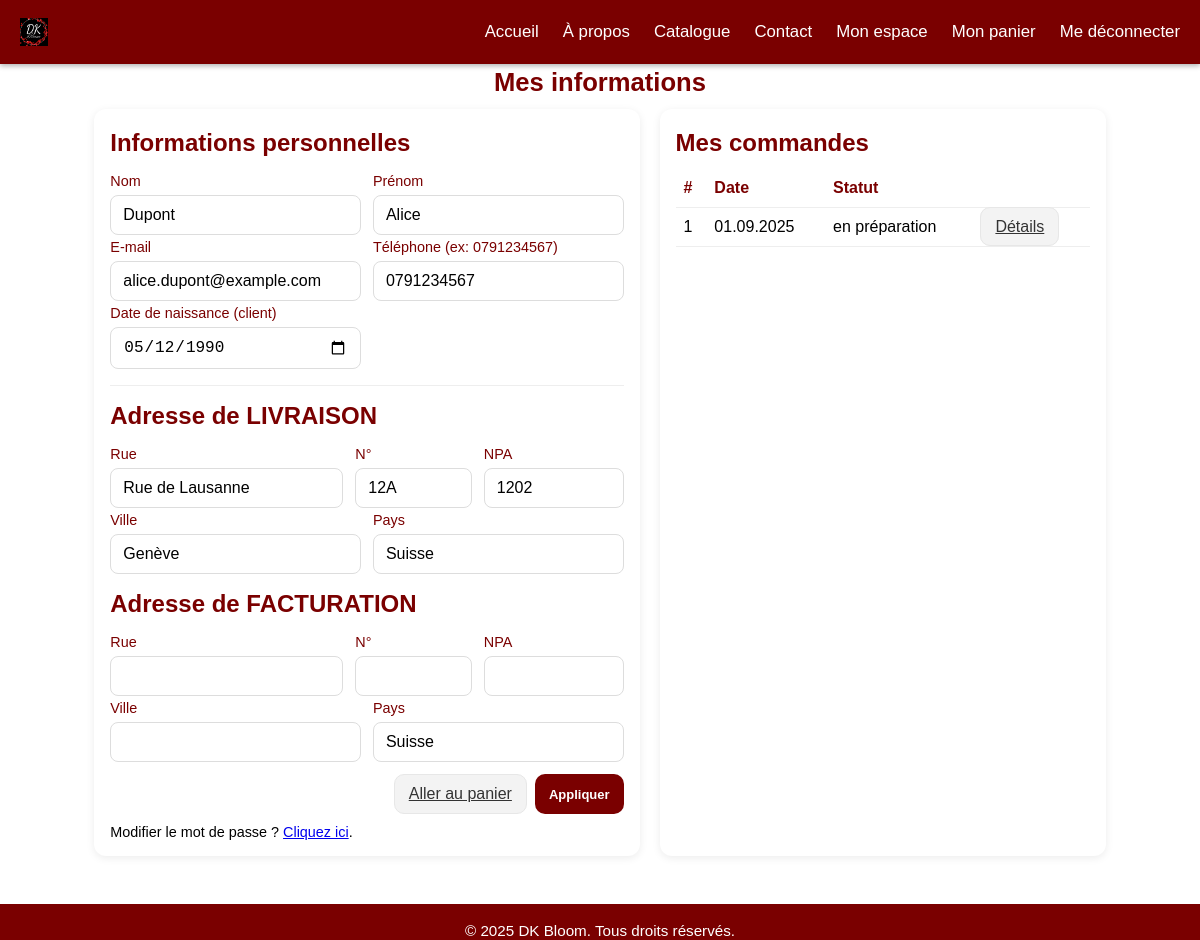
Screenshot of /pages/info_perso.php (signed in) with the database file from the repository.
### tables this page shows
CREATE TABLE `PERSONNE` (
                            `PER_ID`        BIGINT PRIMARY KEY AUTO_INCREMENT,
                            `PER_NOM`       VARCHAR(50)  NOT NULL,
                            `PER_PRENOM`    VARCHAR(30)  NOT NULL,
                            `PER_EMAIL`     VARCHAR(50)  NOT NULL,
                            `PER_MDP`       VARCHAR(100) NOT NULL,
                            `PER_NUM_TEL`   CHAR(10)     NOT NULL,
                            CONSTRAINT `UK_PERSONNE_EMAIL` UNIQUE (`PER_EMAIL`),
                            CONSTRAINT `UK_PERSONNE_TEL`   UNIQUE (`PER_NUM_TEL`),

     
                            CONSTRAINT `CK_PERSONNE_TEL`
                                CHECK (`PER_NUM_TEL` REGEXP '^0[0-9]{9}$'),

   
  CONSTRAINT `CK_PERSONNE_EMAIL`
    CHECK (`PER_EMAIL` REGEXP '^[A-Za-z0-9._%+-]+@[A-Za-z0-9.-]+[.][A-Za-z]{2,}$'),

   
   
  CONSTRAINT `CK_PERSONNE_MDP_MINLEN`
    CHECK (CHAR_LENGTH(`PER_MDP`) >= 8)
);

CREATE TABLE `CLIENT` (
                          `PER_ID` BIGINT PRIMARY KEY,
                          `CLI_DATENAISSANCE` DATE NULL,
                          `CLI_NB_POINTS_FIDELITE` INT NOT NULL DEFAULT 0,
                          CONSTRAINT `FK_CLIENT_PERSONNE`
                              FOREIGN KEY (`PER_ID`) REFERENCES `PERSONNE`(`PER_ID`)
                                  ON UPDATE RESTRICT ON DELETE RESTRICT,
     
                          CONSTRAINT `CK_CLIENT_POINTS_NON_NEGATIFS`
                              CHECK (`CLI_NB_POINTS_FIDELITE` >= 0)
);

CREATE TABLE `ADRESSE` (
                           `ADR_ID`   BIGINT PRIMARY KEY AUTO_INCREMENT,
                           `ADR_RUE`  VARCHAR(150) NOT NULL,
                           `ADR_NUMERO` VARCHAR(10) NOT NULL,
                           `ADR_NPA`  VARCHAR(6)   NOT NULL,
                           `ADR_VILLE` VARCHAR(120) NOT NULL,
                           `ADR_PAYS`  VARCHAR(120) NOT NULL,
                           `ADR_TYPE`  ENUM('LIVRAISON','FACTURATION') NOT NULL,
                           CONSTRAINT `CK_ADRESSE_NPA`
                               CHECK (`ADR_NPA` REGEXP '^[0-9]{3,6}$')
    );

CREATE TABLE `COMMANDE` (
                            `COM_ID` BIGINT PRIMARY KEY AUTO_INCREMENT,
                            `PER_ID` BIGINT NOT NULL,
                            `LIV_ID` BIGINT NULL,
                            `RAB_ID` BIGINT NULL,
                            `PAI_ID` BIGINT NULL,   
                            `COM_STATUT` ENUM('en préparation','expédiée','livrée','en attente d''expédition','annulée') NOT NULL DEFAULT 'en préparation',
                            `COM_DATE` DATE NOT NULL,
                            `COM_DESCRIPTION` TEXT NULL,
                            `COM_PTS_CUMULE` INT NOT NULL DEFAULT 0,
                            CONSTRAINT `CK_COM_PTS_NON_NEG` CHECK (`COM_PTS_CUMULE` >= 0),
                            CONSTRAINT `FK_COM_CLIENT`
                                FOREIGN KEY (`PER_ID`) REFERENCES `CLIENT`(`PER_ID`)
                                    ON UPDATE RESTRICT ON DELETE RESTRICT,
                            CONSTRAINT `FK_COM_LIVRAISON`
                                FOREIGN KEY (`LIV_ID`) REFERENCES `LIVRAISON`(`LIV_ID`)
                                    ON UPDATE CASCADE ON DELETE SET NULL,
                            CONSTRAINT `FK_COM_RABAIS`
                                FOREIGN KEY (`RAB_ID`) REFERENCES `RABAIS`(`RAB_ID`)
                                    ON UPDATE CASCADE ON DELETE SET NULL,
                            CONSTRAINT `FK_COM_PAIEMENT`
                                FOREIGN KEY (`PAI_ID`) REFERENCES `PAIEMENT`(`PAI_ID`)
                                    ON UPDATE CASCADE ON DELETE SET NULL
);

### pages/info_perso.php (the view, shortened to what this page needs)
<?php
$dir  = rtrim(dirname($_SERVER['PHP_SELF'] ?? $_SERVER['SCRIPT_NAME']), '/\\');
$BASE = ($dir === '' || $dir === '.') ? '/' : $dir . '/';
$perId = (int)$_SESSION['per_id'];
$pdo = require __DIR__ . '/../database/config/connexionBDD.php';
function h($s){ return htmlspecialchars((string)$s, ENT_QUOTES, 'UTF-8'); }
function fetchOne(PDO $pdo, string $sql, array $p){ $st=$pdo->prepare($sql); $st->execute($p); return $st->fetch(PDO::FETCH_ASSOC) ?: null; }
$personne = fetchOne($pdo,
    "SELECT PER_NOM, PER_PRENOM, PER_EMAIL, PER_NUM_TEL FROM PERSONNE WHERE PER_ID=:id",
    [':id'=>$perId]
) ?: ['PER_NOM'=>'','PER_PRENOM'=>'','PER_EMAIL'=>'','PER_NUM_TEL'=>''];
$client   = fetchOne($pdo,
    "SELECT CLI_DATENAISSANCE FROM CLIENT WHERE PER_ID=:id",
    [':id'=>$perId]
) ?: ['CLI_DATENAISSANCE'=>null];
$sqlAdr = "SELECT A.ADR_ID, A.ADR_RUE, A.ADR_NUMERO, A.ADR_NPA, A.ADR_VILLE, A.ADR_PAYS, A.ADR_TYPE
           FROM ADRESSE A
           JOIN CLIENT_ADRESSE CA ON CA.ADR_ID = A.ADR_ID
           WHERE CA.PER_ID = :id AND A.ADR_TYPE = :type
           ORDER BY A.ADR_ID DESC LIMIT 1";
$adrLiv  = fetchOne($pdo, $sqlAdr, [':id'=>$perId, ':type'=>'LIVRAISON']) ?: [
    'ADR_ID'=>null,'ADR_RUE'=>'','ADR_NUMERO'=>'','ADR_NPA'=>'','ADR_VILLE'=>'','ADR_PAYS'=>'Suisse','ADR_TYPE'=>'LIVRAISON'
];
$adrFac  = fetchOne($pdo, $sqlAdr, [':id'=>$perId, ':type'=>'FACTURATION']) ?: [
    'ADR_ID'=>null,'ADR_RUE'=>'','ADR_NUMERO'=>'','ADR_NPA'=>'','ADR_VILLE'=>'','ADR_PAYS'=>'Suisse','ADR_TYPE'=>'FACTURATION'
];
$st = $pdo->prepare("SELECT COM_ID, COM_DATE, COM_STATUT
                     FROM COMMANDE
                     WHERE PER_ID = :id
                     ORDER BY COM_DATE DESC, COM_ID DESC");
$st->execute([':id'=>$perId]);
$orders = $st->fetchAll(PDO::FETCH_ASSOC);
?>
<!DOCTYPE html>
<html lang="fr">
<head>
    <link rel="stylesheet" href="<?= $BASE ?>css/style_header_footer.css">
    <link rel="stylesheet" href="<?= $BASE ?>css/styleCatalogue.css">
    <link rel="stylesheet" href="<?= $BASE ?>css/styleInfoPerso.css">
</head>
<body>
<?php include __DIR__ . '/includes/header.php'; ?>
<main class="container page-profile" aria-label="Mes informations">
    <h1 class="section-title" style="font-size:1.6rem">Mes informations</h1>
    <div class="grid">
        <section class="card" aria-label="Profil">
            <h2 class="section-title">Informations personnelles</h2>
            <form method="post">
                <div class="form-row">
                    <div class="field">
                        <label for="nom">Nom</label>
                        <input id="nom" name="nom" required value="<?= h($personne['PER_NOM']) ?>">
                    </div>
                    <div class="field">
                        <label for="prenom">Prénom</label>
                        <input id="prenom" name="prenom" required value="<?= h($personne['PER_PRENOM']) ?>">
                    </div>
                </div>
                <div class="form-row">
                    <div class="field">
                        <label for="email">E-mail</label>
                        <input type="email" id="email" name="email" required value="<?= h($personne['PER_EMAIL']) ?>">
                    </div>
                    <div class="field">
                        <label for="tel">Téléphone (ex: 0791234567)</label>
                        <input id="tel" name="tel" pattern="0[0-9]{9}" value="<?= h($personne['PER_NUM_TEL']) ?>">
                    </div>
                </div>
                <div class="form-row">
                    <div class="field">
                        <label for="dnaiss">Date de naissance (client)</label>
                        <input type="date" id="dnaiss" name="dnaiss"
                               value="<?= h($client['CLI_DATENAISSANCE'] ? substr($client['CLI_DATENAISSANCE'],0,10) : '') ?>">
                    </div>
                    <div class="field"></div>
                </div>
                <hr style="margin:16px 0;border:0;border-top:1px solid #eee">
                <h2 class="section-title">Adresse de LIVRAISON</h2>
                <div class="form-row-3">
                    <div class="field">
                        <label>Rue</label>
                        <input name="livraison[rue]" value="<?= h($adrLiv['ADR_RUE']) ?>">
                    </div>
                    <div class="field">
                        <label>N°</label>
                        <input name="livraison[numero]" value="<?= h($adrLiv['ADR_NUMERO']) ?>">
                    </div>
                    <div class="field">
                        <label>NPA</label>
                        <input name="livraison[npa]" value="<?= h($adrLiv['ADR_NPA']) ?>">
                    </div>
                </div>
                <div class="form-row">
                    <div class="field">
                        <label>Ville</label>
                        <input name="livraison[ville]" value="<?= h($adrLiv['ADR_VILLE']) ?>">
                    </div>
                    <div class="field">
                        <label>Pays</label>
                        <input name="livraison[pays]" value="<?= h($adrLiv['ADR_PAYS']) ?>">
                    </div>
                </div>
                <h2 class="section-title" style="margin-top:16px">Adresse de FACTURATION</h2>
                <div class="form-row-3">
                    <div class="field">
                        <label>Rue</label>
                        <input name="facturation[rue]" value="<?= h($adrFac['ADR_RUE']) ?>">
                    </div>
                    <div class="field">
                        <label>N°</label>
                        <input name="facturation[numero]" value="<?= h($adrFac['ADR_NUMERO']) ?>">
                    </div>
                    <div class="field">
                        <label>NPA</label>
                        <input name="facturation[npa]" value="<?= h($adrFac['ADR_NPA']) ?>">
                    </div>
                </div>
                <div class="form-row">
                    <div class="field">
                        <label>Ville</label>
                        <input name="facturation[ville]" value="<?= h($adrFac['ADR_VILLE']) ?>">
                    </div>
                    <div class="field">
                        <label>Pays</label>
                        <input name="facturation[pays]" value="<?= h($adrFac['ADR_PAYS']) ?>">
                    </div>
                </div>
                <div class="actions">
                    <a class="btn-secondary" href="<?= $BASE ?>commande.php">Aller au panier</a>
                    <button class="btn-primary" type="submit" name="update_profile" value="1">Appliquer</button>
                </div>
                <p style="margin-top:10px;font-size:.9rem">
                    Modifier le mot de passe ? <a href="<?= $BASE ?>modification_mdp.php">Cliquez ici</a>.
                </p>
            </form>
        </section>
        <aside class="card" aria-label="Mes commandes">
            <h2 class="section-title">Mes commandes</h2>
            <?php if (!$orders): ?>
                <p>Aucune commande pour l’instant.</p>
            <?php else: ?>
                <table class="orders">
                    <thead><tr><th>#</th><th>Date</th><th>Statut</th><th></th></tr></thead>
                    <tbody>
                    <?php foreach ($orders as $o): ?>
                        <tr>
                            <td><?= (int)$o['COM_ID'] ?></td>
                            <td><?= h(date('d.m.Y', strtotime($o['COM_DATE']))) ?></td>
                            <td><?= h($o['COM_STATUT']) ?></td>
                            <td><a class="btn-secondary" href="<?= $BASE ?>commande.php?com_id=<?= (int)$o['COM_ID'] ?>">Détails</a></td>
                        </tr>
                    <?php endforeach; ?>
                    </tbody>
                </table>
            <?php endif; ?>
        </aside>
    </div>
</main>
<?php include __DIR__ . '/includes/footer.php'; ?>
</body>
</html>

### pages/includes/header.php (shortened to what this page needs)
<?php
$dir  = rtrim(dirname($_SERVER['PHP_SELF'] ?? $_SERVER['SCRIPT_NAME']), '/\\');
$BASE = ($dir === '' || $dir === '.') ? '/' : $dir . '/';
$isLogged = !empty($_SESSION['per_id']);
?>
<header class="site-header">
    <div class="header">
        <a href="<?= $BASE ?>index.php" class="logo">
            <img src="<?= $BASE ?>img/logo.jpg" alt="DK Bloom" width="120">
        </a>
        <nav class="menu">
            <a href="<?= $BASE ?>index.php">Accueil</a>
            <a href="<?= $BASE ?>apropos.php">À propos</a>
            <a href="<?= $BASE ?>interface_selection_produit.php">Catalogue</a>
            <a href="<?= $BASE ?>contact.php">Contact</a>
            <?php if ($isLogged): ?>
                <a href="<?= $BASE ?>info_perso.php">Mon espace</a>
                <a href="<?= $BASE ?>commande.php">Mon panier</a>
                <a href="<?= $BASE ?>deconnexion.php">Me déconnecter</a>
            <?php else: ?>
                <a href="<?= $BASE ?>inscription.php">M'inscrire</a>
                <a href="<?= $BASE ?>interface_connexion.php">Me connecter</a>
            <?php endif; ?>
        </nav>
    </div>
</header>

### pages/includes/footer.php (shortened to what this page needs)
<footer class="site-footer" role="contentinfo">
    <div class="footer-inner">
        <p class="legal">© <?= date('Y') ?> DK Bloom. Tous droits réservés.</p>
    </div>
</footer>

### pages/css/style_header_footer.css (style rules this page uses)
:root { --brand:#7a0000; --container:1200px; --header-h:64px; }
* { margin:0;padding:0;box-sizing:border-box }
html,body { height:100% }
body { min-height:100%; display:flex; flex-direction:column; font-family:Arial, sans-serif; padding-top:var(--header-h); }
main { flex:1 }
.container { max-width:var(--container);margin:0 auto;padding:0 16px }
.site-header { position:fixed; inset:0 0 auto 0; height:var(--header-h); background:var(--brand); color:#fff; z-index:1000; box-shadow:0 2px 5px rgba(0,0,0,.3); }
.header { height:var(--header-h); display:flex; align-items:center; justify-content:space-between; gap:16px; padding:0 20px; }
.logo img { height:28px; width:auto; display:block }
.menu { position:fixed; top:0; right:-100%; height:100%; width:260px; background:#222; padding:64px 20px; display:flex; flex-direction:column; gap:18px; transition:right .3s ease; z-index:1050; }
.menu a { color:#fff; text-decoration:none; font-size:1.05rem; }
@media (min-width:768px) { .menu { position:static; height:auto; width:auto; background:transparent; padding:0; flex-direction:row; gap:24px; right:auto; } }
@media (min-width:768px) { .menu a { color:#fff; } }
.site-footer { background:var(--brand); color:#fff; padding:18px 0; margin-top:48px; overflow:hidden; }
.site-footer .footer-inner { max-width:var(--container); margin:0 auto; padding:0 16px; display:flex; flex-direction:column; align-items:center; gap:12px; text-align:center; }
.site-footer .legal { font-size:.95rem; font-weight:400; margin:0; }
.site-footer p { font-size:.95rem !important; margin:0 !important; font-weight:400 !important; }

### pages/css/styleCatalogue.css (style rules this page uses)
h1, .catalogue-page .section-title { color: darkred; text-align: center; margin: 0 0 12px; padding: 0; }
button { background: darkred; color: #fff; border: none; padding: 8px 14px; border-radius: 15px; cursor: pointer; font-size: 13px; font-weight: bold; transition: background .3s, transform .2s; }
:root { --card-min: 220px; }

### pages/css/styleInfoPerso.css (style rules this page uses)
.page-profile .grid { display:grid;gap:20px;grid-template-columns:1fr }
@media (min-width:900px) { .page-profile .grid { grid-template-columns:1.1fr .9fr } }
.card { background:#fff;border-radius:12px;box-shadow:0 2px 8px rgba(0,0,0,.08);padding:16px }
.form-row { display:grid;grid-template-columns:1fr 1fr;gap:12px }
.form-row-3 { display:grid;grid-template-columns:1fr .5fr .6fr;gap:12px }
.field label { display:block;font-size:.9rem;margin:4px 0 6px;color:#7a0000 }
.field input { width:100%;padding:10px 12px;border:1px solid #ddd;border-radius:8px;font-size:1rem }
.section-title { color:#7a0000;margin:4px 0 12px }
.actions { display:flex;gap:8px;justify-content:flex-end;margin-top:12px }
.btn-primary { background:#7a0000;color:#fff;border:0;padding:10px 14px;border-radius:10px;cursor:pointer }
.btn-secondary { background:#f3f3f3;color:#333;border:1px solid #e7e7e7;padding:10px 14px;border-radius:10px;cursor:pointer }
table.orders { width:100%;border-collapse:collapse }
table.orders th,table.orders td { padding:10px 8px;border-bottom:1px solid #eee;text-align:left }
table.orders th { color:#7a0000;font-weight:600 }

### rows the page displays
personne: nom "Dupont", prenom "Alice", email "alice.dupont@example.com", tel "0791234567"
client: dnaiss "05/12/1990"
adresse: ADR_RUE "Rue de Lausanne", ADR_NUMERO "12A", ADR_NPA "1202", ADR_VILLE "Genève", ADR_PAYS "Suisse"
commande: COM_ID "1", COM_DATE "01.09.2025", COM_STATUT "en préparation"
